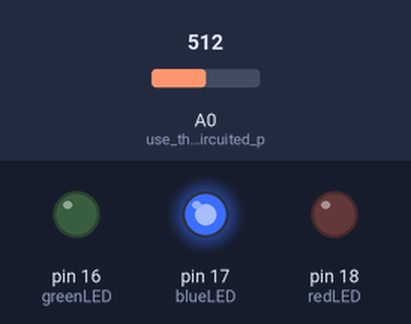
The sketch below on a simulated Arduino Uno, built with avr-gcc and run on an emulated ATmega328P. Parts: output pins drawn as LEDs (lit = HIGH). The inputs (shaded band) are chosen by the test bench; at power-on: A0 (use_this_open_circuited_p) = 512. Random numbers use the default seed unless the sketch sets one.

Above: at 1.3 s.
1.4 s: A0 (use_this_open_circuited_p) set to 0
At 1.9 s:
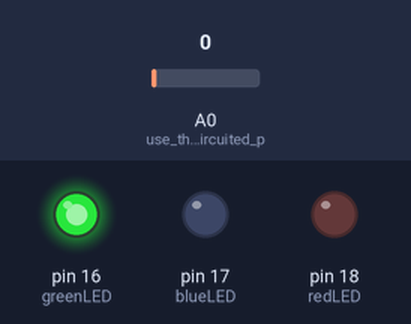
4.4 s: A0 (use_this_open_circuited_p) set to 122
6.0 s: A0 (use_this_open_circuited_p) set to 900
At 7.2 s:
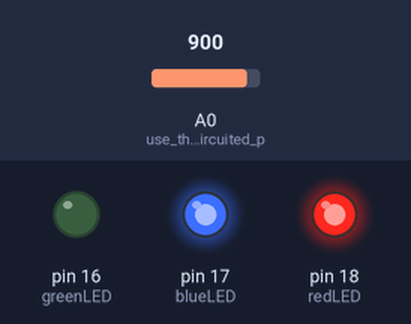
7.5 s: A0 (use_this_open_circuited_p) set to 1023
At 8.6 s:
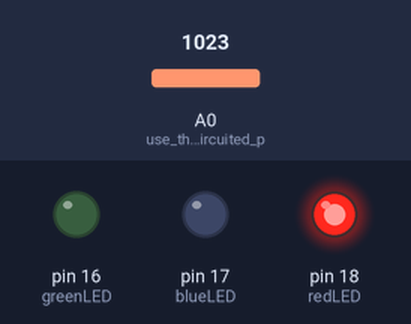
9.0 s: A0 (use_this_open_circuited_p) set to 716
At 9.8 s:
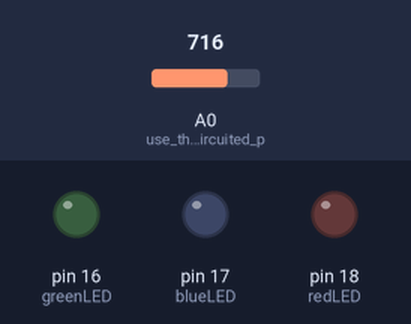
10.5 s: A0 (use_this_open_circuited_p) set to 511
At 11.0 s:
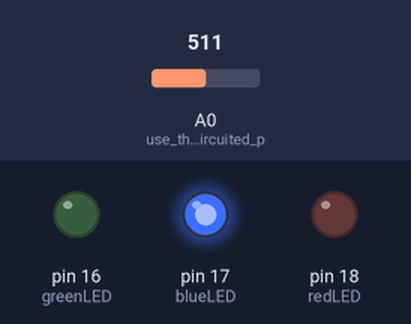
Timing chart, 0 to 13.0 s (numbered marks = the images above; inputs shaded):
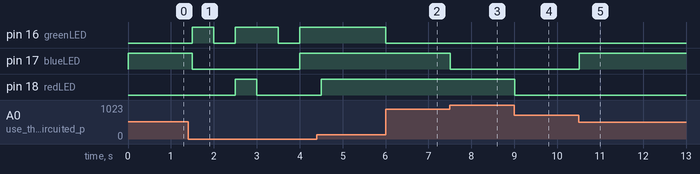

Measured:
- after the input at 1.4 s, pin 16 (greenLED): goes HIGH 0.50 s, LOW 0.50 s, HIGH 1.0 s, LOW 0.50 s, then HIGH, starting after 0.10 s; pin 17 (blueLED): HIGH → LOW after 0.10 s, → HIGH 2.5 s later; pin 18 (redLED): LOW → HIGH after 1.1 s, → LOW 0.50 s later
- after the input at 6.0 s, pin 16 (greenLED): HIGH → LOW at once
- after the input at 7.5 s, pin 17 (blueLED): HIGH → LOW at once
- after the input at 9.0 s, pin 18 (redLED): HIGH → LOW at once
- after the input at 10.5 s, pin 17 (blueLED): LOW → HIGH at once

The sketch:

Demo2.ino
```cpp
//these teensy pins are PWM capable pins
int greenLED = 16;//3.0V, ~33ohm or bigger - LEDs turn ON with very little current so the 220 ohm that came with the tri-color LED are fine
int blueLED = 17;//2.3V, ~111ohm
int redLED = 18;//1.6V, ~189ohm

long dutyCycleRandNumber;

void setup() {
  // initialize the digital pin as an output.
  Serial.begin(9600);
  pinMode(greenLED, OUTPUT);
  pinMode(blueLED, OUTPUT);
  pinMode(redLED, OUTPUT);
//  pinMode(pushButton, INPUT);
  pinMode(A0, INPUT);//use this open circuited pin for a seed to the random number generator
}

// the loop() methor runs over and over again,
// as long as the board has power

void loop() {
  randomSeed(analogRead(A0));
    dutyCycleRandNumber = random(256);
    analogWrite(greenLED, dutyCycleRandNumber);
    dutyCycleRandNumber = random(256);
    analogWrite(redLED, dutyCycleRandNumber);
    dutyCycleRandNumber = random(256);
    analogWrite(blueLED, dutyCycleRandNumber);
    delay(500);
}
```
